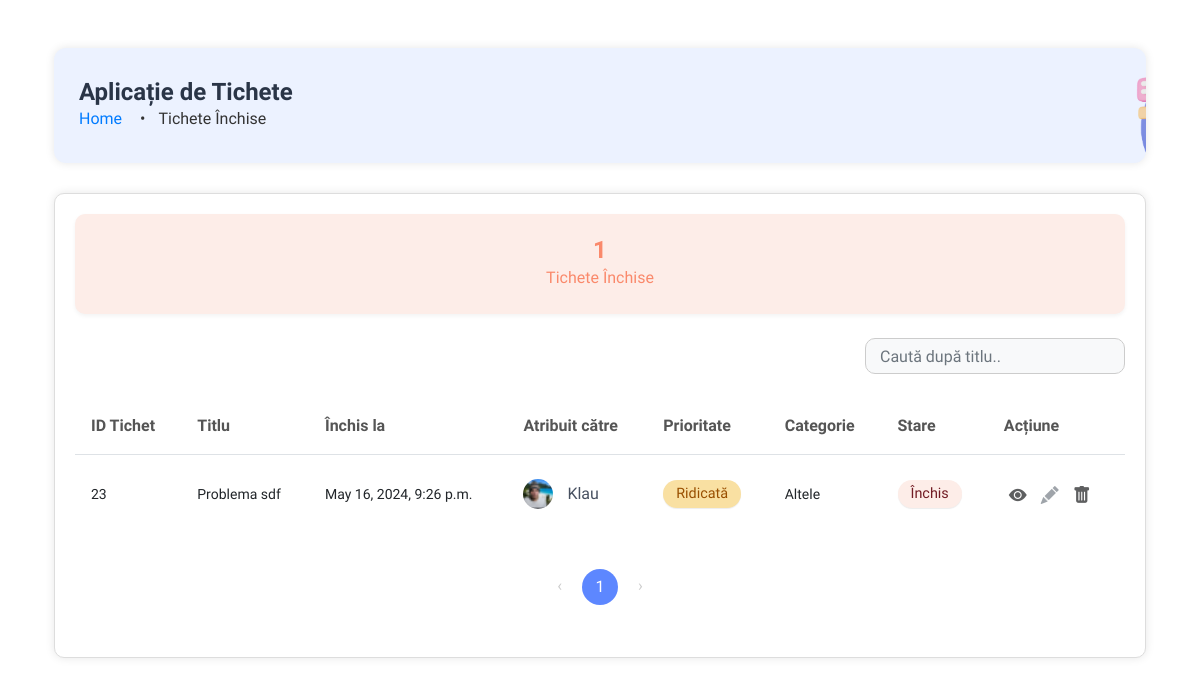
Page /ticket/all-closed-tickets/ on the earlier database version.
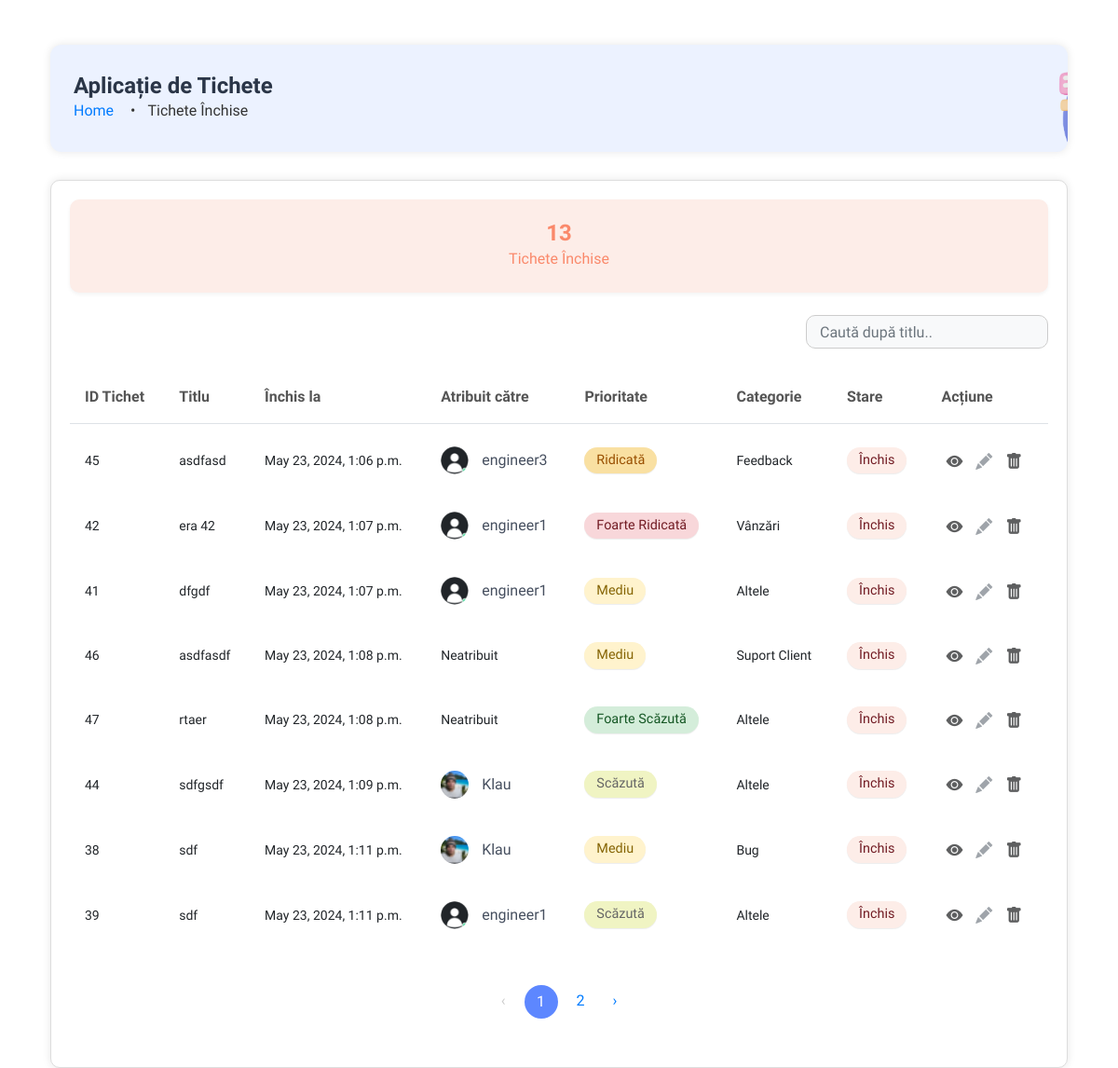
Same page on the later database version.
### ticket/models.py (models this page shows, shortened)
class Ticket(models.Model):
    PRIORITY_CHOICES = (
        ('Very Low', 'Foarte Scăzut'),
        ('Low', 'Scăzut'),
        ('Medium', 'Mediu'),
        ('High', 'Ridicat'),
        ('Very High', 'Foarte Ridicat'),
    )
    CATEGORY_CHOICES = (
        ('Bug', 'Bug'),
        ('Feature Request', 'Cerere Funcționalitate'),
        ('Customer Support', 'Suport Client'),
        ('Sales', 'Vânzări'),
        ('Feedback', 'Feedback'),
        ('Other', 'Altele'),
    )
    STATUS_CHOICES = (
        ('Active', 'Activ'),
        ('Completed', 'Completat'),
        ('Pending', 'În așteptare'),
    )
    id = models.AutoField(primary_key=True)
    title = models.CharField(max_length=100, validators=[MaxLengthValidator(100)], unique=True)
    description = models.TextField()
    priority = models.CharField(max_length=9, choices=PRIORITY_CHOICES, default='Low')
    category = models.CharField(max_length=20, choices=CATEGORY_CHOICES, default='Other')
    created_by = models.ForeignKey(User, on_delete=models.CASCADE, related_name='tickets_created', editable=False)
    date_created = models.DateTimeField(auto_now_add=True)
    assigned_to = models.ForeignKey(User, on_delete=models.DO_NOTHING, null=True, blank=True, related_name='tickets_assigned')
    is_resolved = models.BooleanField(default=False)
    accepted_date = models.DateTimeField(null=True, blank=True)
    closed_date = models.DateTimeField(null=True, blank=True)
    ticket_status = models.CharField(max_length=20, choices=STATUS_CHOICES, default='Pending')
    updated_at = models.DateTimeField(auto_now=True)
    class Meta:
        verbose_name = "Ticket"
        verbose_name_plural = "Tickets"
        ordering = ['-date_created']
        unique_together = ('title', 'created_by')
        indexes = [
            models.Index(fields=['priority']),
            models.Index(fields=['category']),
            models.Index(fields=['ticket_status']),
            models.Index(fields=['date_created']),
            models.Index(fields=['updated_at']),
        ]

### users/models.py (models this page shows, shortened)
class User(AbstractUser):
    is_customer = models.BooleanField(default=False)
    is_engineer = models.BooleanField(default=False)
    is_admin = models.BooleanField(default=False)  # New field for admin users
    profile_image = models.ImageField(upload_to='profile_images/', default='profile_images/default.png')

### ticket/views.py (the view)
# urls.py: path('all-closed-tickets/', views.all_closed_tickets, name='all-closed-tickets'),
def all_closed_tickets(request):
    tickets = Ticket.objects.filter(is_resolved=True).order_by('closed_date')
    closed_tickets = tickets.count()
    paginator = Paginator(tickets, 8)  # Show 8 tickets per page
    page = request.GET.get('page')
    try:
        tickets = paginator.page(page)
    except PageNotAnInteger:
        tickets = paginator.page(1)
    except EmptyPage:
        tickets = paginator.page(paginator.num_pages)
    context = {
        'tickets': tickets,
        'closed_tickets': closed_tickets,
        'page': page,
    }
    return render(request, 'ticket/all_closed_tickets.html', context)

### templates/ticket/all_closed_tickets.html (shortened to what the changed rows need)
{% extends 'base.html' %}
{% load static %}
{% block content %}
<div class="container mt-5">
  <div class="header-box">
    <div class="header-content">
      <h1 class="header-title">Aplicație de Tichete</h1>
    </div>
  </div>
  <div class="content-box">
    <div class="col-md-12 mb-4">
      <div class="card text-center bg-closed-tickets ticket-card" onclick="window.location.href='?status=completed'">
        <div class="card-body ticket-card-body">
          <p class="card-number ticket-card-number mb-0">{{ closed_tickets }}</p>
          <h5 class="card-title ticket-card-title mt-0">Tichete Închise</h5>
        </div>
      </div>
    </div>
    <div class="row">
      <div class="table-responsive">
        <table class="table table-hover" id="ticketTable">
          <thead class="thead-light">
            <tr>
              <th scope="col">ID Tichet</th>
              <th scope="col">Titlu</th>
              <th scope="col">Închis la</th>
              <th scope="col">Atribuit către</th>
              <th scope="col">Prioritate</th>
              <th scope="col">Categorie</th>
              <th scope="col">Stare</th>
              <th scope="col">Acțiune</th>
            </tr>
          </thead>
          <tbody>
            {% for ticket in tickets %}
            <tr class="ticket-row" data-status="{{ ticket.ticket_status|lower }}">
              <td><small>{{ ticket.id }}</small></td>
              <td><small>{{ ticket.title }}</small></td>
              <td><small>{{ ticket.closed_date }}</small></td>
              <td>
                {% if ticket.assigned_to %}
                <img src="{{ ticket.assigned_to.profile_image.url }}" alt="Imagine de Profil {{ ticket.assigned_to.username }}" class="profile-image">
                <span class="assigned-username">{{ ticket.assigned_to.username }}</span>
                {% else %}
                <small>Neatribuit</small>
                {% endif %}
              </td>
              <td>
                {% if ticket.priority == 'Very Low' %}
                <span class="badge badge-very-low">Foarte Scăzută</span>
                {% elif ticket.priority == 'Low' %}
                <span class="badge badge-low">Scăzută</span>
                {% elif ticket.priority == 'Medium' %}
                <span class="badge badge-medium">Mediu</span>
                {% elif ticket.priority == 'High' %}
                <span class="badge badge-high">Ridicată</span>
                {% elif ticket.priority == 'Very High' %}
                <span class="badge badge-very-high">Foarte Ridicată</span>
                {% endif %}
              </td>
              <td><small>{{ ticket.get_category_display }}</small></td>
              <td>
                {% if ticket.ticket_status == 'Active' %}
                <span class="badge badge-open">Deschis</span>
                {% elif ticket.ticket_status == 'Pending' %}
                <span class="badge badge-pending">În așteptare</span>
                {% elif ticket.ticket_status == 'Completed' %}
                <span class="badge badge-closed">Închis</span>
                {% endif %}
              </td>
              <td>
                <a href="{% url 'ticket-details' ticket.pk %}" class="btn btn-view btn-sm" title="Detalii">
                  <i class="bi bi-eye-fill"></i>
                </a>
                {% if ticket.ticket_status == 'Completed' %}
                  <span class="btn btn-edit btn-sm disabled" title="Editează">
                    <i class="bi bi-pencil-fill text-muted"></i>
                  </span>
                {% else %}
                  <a href="{% url 'update-ticket' ticket.pk %}" class="btn btn-edit btn-sm" title="Editează">
                    <i class="bi bi-pencil-fill"></i>
                  </a>
                {% endif %}
                <a href="#" class="btn btn-delete btn-sm" data-bs-toggle="modal" data-bs-target="#deleteModal" data-ticket-id="{{ ticket.pk }}" title="Șterge">
                  <i class="bi bi-trash-fill"></i>
                </a>
              </td>
            </tr>
            {% endfor %}
          </tbody>
        </table>
        <div class="pagination-container">
          <nav aria-label="Navigare pagină exemplu">
            <ul class="pagination">
              {% for num in tickets.paginator.page_range %}
              {% if num > tickets.number|add:'-4' and num < tickets.number|add:'4' %}
              {% if tickets.number == num %}
              <li class="page-item active"><a class="page-link" href="#">{{ num }}</a></li>
              {% else %}
              <li class="page-item"><a class="page-link" href="?page={{ num }}&status={{ status_filter }}">{{ num }}</a></li>
              {% endif %}
              {% endif %}
              {% endfor %}
              {% if tickets.has_next %}
              <li class="page-item"><a class="page-link" href="?page={{ tickets.next_page_number }}&status={{ status_filter }}">›</a></li>
              {% else %}
              <li class="page-item disabled"><span class="page-link">›</span></li>
              {% endif %}
            </ul>
          </nav>
        </div>
      </div>
    </div>
  </div>
</div>
{% endblock content %}

Differences in the rows shown:
removed Ticket: id "23", title "Problema sdf", closed_date "May 16, 2024, 9:26 p.m.", assigned_to.profile_image (picture), assigned_to.username "Klau", priority "Ridicată", category "Altele", ticket_status "Închis"
now on this page (row edited): Ticket: id "45", title "asdfasd", closed_date "May 23, 2024, 1:06 p.m.", assigned_to.profile_image (placeholder picture), assigned_to.username "engineer3", priority "Ridicată", category "Feedback", ticket_status "Închis"
now on this page (row edited): Ticket: id "42", title "era 42", closed_date "May 23, 2024, 1:07 p.m.", assigned_to.profile_image (placeholder picture), assigned_to.username "engineer1", priority "Foarte Ridicată", category "Vânzări", ticket_status "Închis"
now on this page (row edited): Ticket: id "41", title "dfgdf", closed_date "May 23, 2024, 1:07 p.m.", assigned_to.profile_image (placeholder picture), assigned_to.username "engineer1", priority "Mediu", category "Altele", ticket_status "Închis"
now on this page (row edited): Ticket: id "46", title "asdfasdf", closed_date "May 23, 2024, 1:08 p.m.", shows "Neatribuit", priority "Mediu", category "Suport Client", ticket_status "Închis"
added Ticket: id "47", title "rtaer", closed_date "May 23, 2024, 1:08 p.m.", shows "Neatribuit", priority "Foarte Scăzută", category "Altele", ticket_status "Închis"
now on this page (row edited): Ticket: id "44", title "sdfgsdf", closed_date "May 23, 2024, 1:09 p.m.", assigned_to.profile_image (picture), assigned_to.username "Klau", priority "Scăzută", category "Altele", ticket_status "Închis"
now on this page (row edited): Ticket: id "38", title "sdf", closed_date "May 23, 2024, 1:11 p.m.", assigned_to.profile_image (picture), assigned_to.username "Klau", priority "Mediu", category "Bug", ticket_status "Închis"
now on this page (row edited): Ticket: id "39", title "sdf", closed_date "May 23, 2024, 1:11 p.m.", assigned_to.profile_image (placeholder picture), assigned_to.username "engineer1", priority "Scăzută", category "Altele", ticket_status "Închis"
Other differences:
{{ closed_tickets }}: "1" → "13"
new list line: "2"
